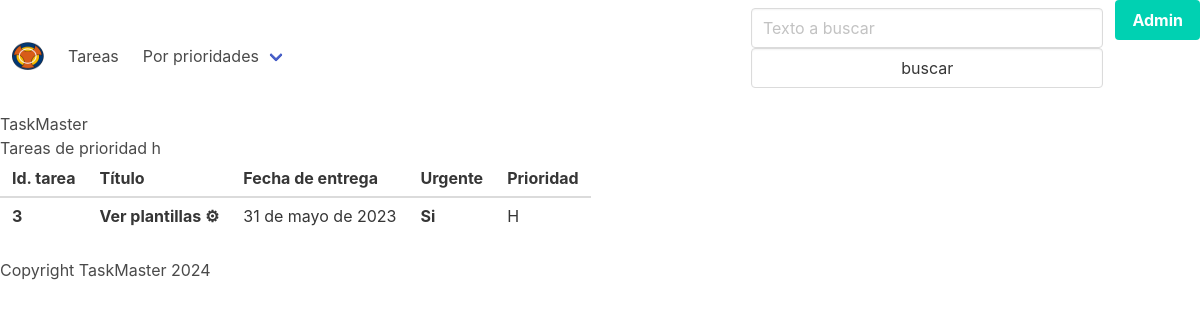
Screenshot of /tareas/h/ with the database file from the repository.
### tasks/models.py (models this page shows, shortened)
class Task(models.Model):
    class Meta:
        verbose_name = "Tarea"
        verbose_name_plural = "Tareas"
    title = models.CharField(
        verbose_name="título",
        max_length=250,
        unique=True,
    )
    subject = models.ForeignKey(
        Subject,
        verbose_name="Asignatura",
        on_delete=models.PROTECT,
        related_name="tasks",
        default=1,
    )
    due_date = models.DateField(
        "Fecha de entrega",
        null=True,
        blank=True,
        default=None,
        validators=[
            fecha_en_futuro,
        ],
    )
    urgent = models.BooleanField(
        "Urgente",
        default=False,
    )
    priority = models.CharField(
        "Prioridad",
        max_length=1,
        choices=PRIORITIES,
        default="N",
    )
    created = models.DateTimeField(auto_now_add=True)
    updated = models.DateTimeField(auto_now=True)

### tasks/views.py (the view)
# urls.py: re_path(r"^tareas/([nhl])/$", views.list_by_priority),
def list_by_priority(request, priority):
    tasks = Task.objects.filter(priority=priority.upper())
    return render(
        request,
        "tasks/list_tasks.html",
        {
            "title": f"Tareas de prioridad {priority}",
            "tasks": tasks,
        },
    )

### tasks/templates/tasks/list_tasks.html
{% extends 'tasks/base.html' %}
{% block content %}
{% include "tasks/task_table.html" %}
{% endblock content %}

### tasks/templates/tasks/task_table.html
<table class="table">
    <thead>
        <tr>
            <th>Id. tarea</th>
            <th>Título</th>
            <th>Fecha de entrega</th>
            <th>Urgente</th>
            <th>Prioridad</th>
        </tr>
    </thead>
    <tbody>
    {% for task in tasks %}
        <tr>
            <th>{{ task.id }}</th>
            <td>
               {% if forloop.first %}
                <b>  {{ task.title|capfirst|add:" ⚙" }} </b>
               {% else %}
                {{ task.title  }}
               {% endif %}
            </td>
            <td>
                {% if task.due_date %}
                {{ task.due_date }}
                {% endif %}
            </td>
            <td>
                {% if task.urgent %}
                  <b class="urgente"> Si </b>
                {% else %}
                  <i class="no-urgente"> No </i>
                {% endif %}
            </td>
            <td>
                {{ task.priority }}
            </td>
        </tr>
    {% endfor %}
    </tbody>
</table>

### rows the page displays
Task: id "3", title|add "Ver plantillas ⚙", due_date "31 de mayo de 2023", urgent "Si", priority "H"

### other values shown
{{ title }} "Tareas de prioridad h"
